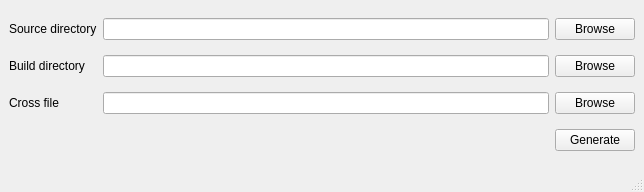
<?xml version="1.0" encoding="UTF-8"?>
<ui version="4.0">
 <class>MainWindow</class>
 <widget class="QMainWindow" name="MainWindow">
  <property name="geometry">
   <rect>
    <x>0</x>
    <y>0</y>
    <width>644</width>
    <height>192</height>
   </rect>
  </property>
  <property name="windowTitle">
   <string>Meson</string>
  </property>
  <widget class="QWidget" name="centralwidget">
   <layout class="QGridLayout" name="gridLayout">
    <item row="0" column="0">
     <widget class="QLabel" name="label">
      <property name="text">
       <string>Source directory</string>
      </property>
     </widget>
    </item>
    <item row="0" column="1">
     <widget class="QLineEdit" name="source_entry">
      <property name="sizePolicy">
       <sizepolicy hsizetype="Expanding" vsizetype="Fixed">
        <horstretch>1</horstretch>
        <verstretch>0</verstretch>
       </sizepolicy>
      </property>
     </widget>
    </item>
    <item row="0" column="2">
     <widget class="QPushButton" name="source_browse_button">
      <property name="text">
       <string>Browse</string>
      </property>
     </widget>
    </item>
    <item row="1" column="0">
     <widget class="QLabel" name="label_2">
      <property name="text">
       <string>Build directory</string>
      </property>
     </widget>
    </item>
    <item row="1" column="1">
     <widget class="QLineEdit" name="build_entry">
      <property name="sizePolicy">
       <sizepolicy hsizetype="Expanding" vsizetype="Fixed">
        <horstretch>1</horstretch>
        <verstretch>0</verstretch>
       </sizepolicy>
      </property>
     </widget>
    </item>
    <item row="1" column="2">
     <widget class="QPushButton" name="build_browse_button">
      <property name="text">
       <string>Browse</string>
      </property>
     </widget>
    </item>
    <item row="2" column="0">
     <widget class="QLabel" name="label_3">
      <property name="text">
       <string>Cross file</string>
      </property>
     </widget>
    </item>
    <item row="2" column="1">
     <widget class="QLineEdit" name="cross_entry">
      <property name="sizePolicy">
       <sizepolicy hsizetype="Expanding" vsizetype="Fixed">
        <horstretch>1</horstretch>
        <verstretch>0</verstretch>
       </sizepolicy>
      </property>
     </widget>
    </item>
    <item row="2" column="2">
     <widget class="QPushButton" name="cross_browse_button">
      <property name="text">
       <string>Browse</string>
      </property>
     </widget>
    </item>
    <item row="3" column="2">
     <widget class="QPushButton" name="generate_button">
      <property name="sizePolicy">
       <sizepolicy hsizetype="Minimum" vsizetype="Fixed">
        <horstretch>0</horstretch>
        <verstretch>0</verstretch>
       </sizepolicy>
      </property>
      <property name="text">
       <string>Generate</string>
      </property>
     </widget>
    </item>
   </layout>
  </widget>
  <widget class="QMenuBar" name="menubar">
   <property name="geometry">
    <rect>
     <x>0</x>
     <y>0</y>
     <width>644</width>
     <height>25</height>
    </rect>
   </property>
  </widget>
  <widget class="QStatusBar" name="statusbar"/>
 </widget>
 <resources/>
 <connections/>
</ui>
